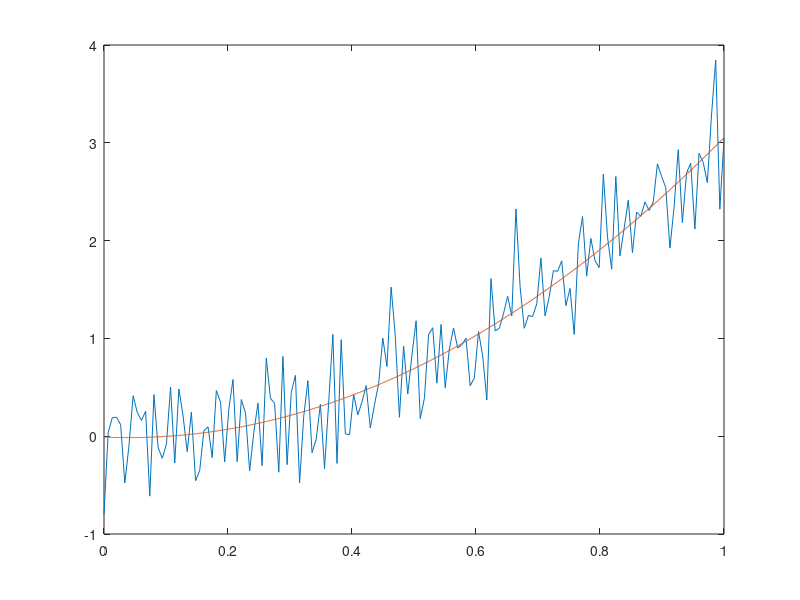

Write the MATLAB code that produced this figure.
clear
clc
close all

x = linspace(0, 1, 150);
rng(1);
y = 3 * x.^2 + 0.3 * sin(100 * pi * x) + 0.3 * randn(1, 150);

x_q = linspace(0, 1, 1000);

p = polyfit(x, y, 2);
p_disp = polyval(p, x_q);

plot(x, y, x_q, p_disp)

pval = polyval(p, 1.5)